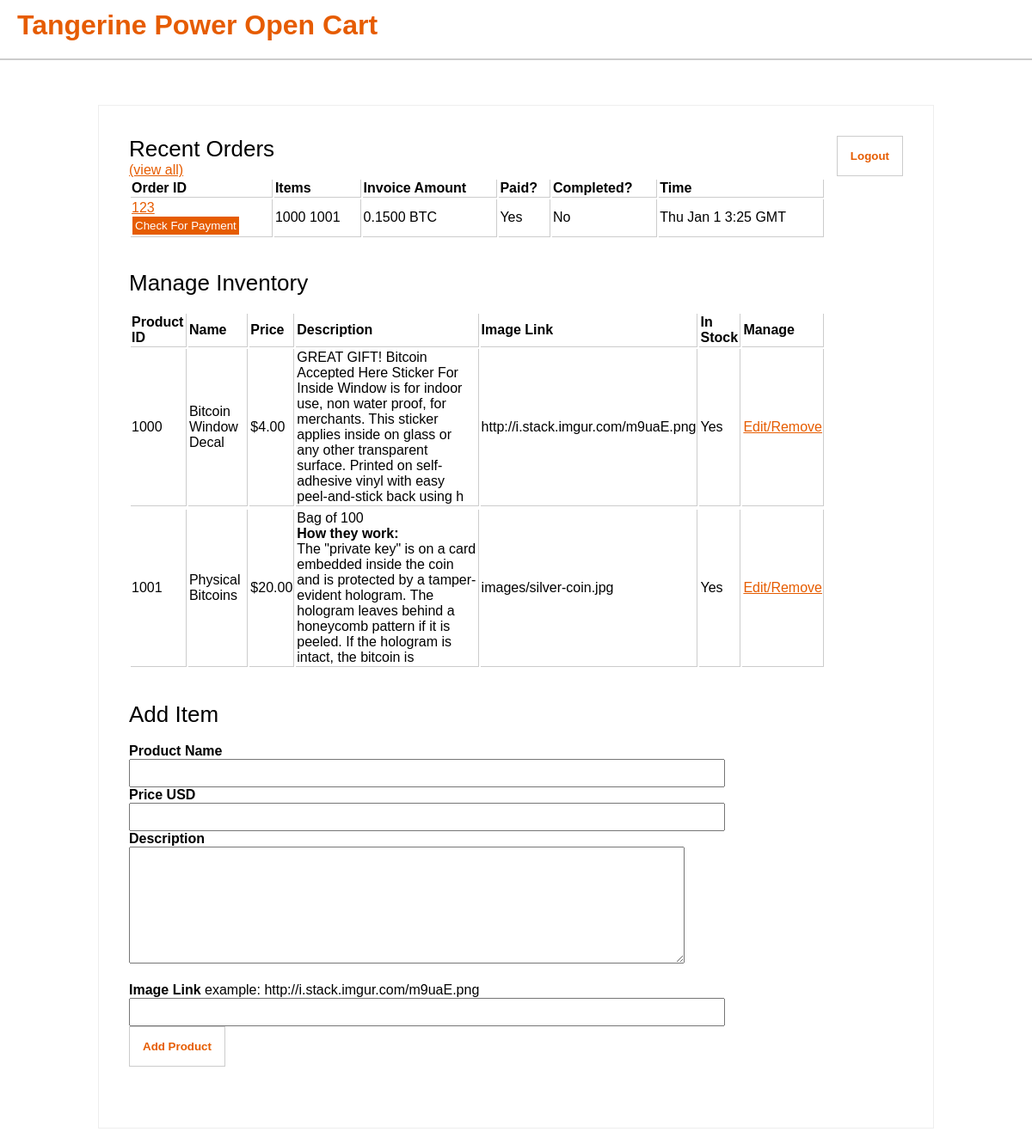
/admin.php (signed in), run on the app's committed database.
### tables this page shows
CREATE TABLE IF NOT EXISTS `orders` (
  `orderid` varchar(50) NOT NULL,
  `time` int(100) NOT NULL,
  `name` varchar(50) NOT NULL,
  `address` varchar(100) NOT NULL,
  `address2` varchar(100) NOT NULL,
  `city` varchar(50) NOT NULL,
  `state` varchar(30) NOT NULL,
  `zip` varchar(15) NOT NULL,
  `country` varchar(50) NOT NULL,
  `email` varchar(100) NOT NULL,
  `cost` decimal(7,4) NOT NULL,
  `recd` int(11) NOT NULL,
  `payto` varchar(100) NOT NULL,
  `items` varchar(300) NOT NULL,
  `paid` int(1) NOT NULL,
  `complete` int(1) NOT NULL,
  PRIMARY KEY (`orderid`)
);

CREATE TABLE IF NOT EXISTS `products` (
  `id` int(50) NOT NULL AUTO_INCREMENT,
  `name` varchar(200) NOT NULL,
  `price` decimal(11,2) NOT NULL,
  `image` varchar(300) NOT NULL,
  `in_stock` int(1) NOT NULL DEFAULT '1',
  `isdigital` int(1) NOT NULL DEFAULT '0',
  `description` mediumtext NOT NULL,
  PRIMARY KEY (`id`)
);

### config.php (called while the page is built, shortened)
<?php
$storeName = "Tangerine Power Open Cart";
?>

### admin.php (the view, shortened to what this page needs)
<?php
require_once('config.php');
mysqli_set_charset($conn,"utf8");
?>
<!DOCTYPE html>
<html>
<head>
<link rel="stylesheet" type="text/css" href="style.css">
</head>
<body>
<h1><?php echo $storeName; ?></h1>
<div id="viewCart">
<form method="post"><input type="submit" id="logout" name="logout" value="Logout"></form>
  <span id="viewTitle">Recent Orders</span><a href="orders.php">(view all)</a><br>
     <table class="productTable">
	 <tr>
	    <td class="tableHeader">Order ID</td>
		<td class="tableHeader">Items</td>
		<td class="tableHeader">Invoice Amount</td>
		<td class="tableHeader">Paid?</td>
		<td class="tableHeader">Completed?</td>
        <td class="tableHeader">Time</td>
	 </tr>
	 <?php
	 $queryOrders = "SELECT * FROM orders ORDER BY time DESC LIMIT 10";
	 $doOrders = mysqli_query($conn, $queryOrders) or die(mysqli_error($conn));
	 while($loopOrders = mysqli_fetch_assoc($doOrders))
	 {
	 echo "<tr>";
	 echo "<td><a href='order.php?id=".$loopOrders['orderid']."'>".$loopOrders['orderid']."</a><form method='post'><input class='checkPmt' type='submit' value='Check For Payment' name='".$loopOrders['orderid']."'></form></td>";
	 echo "<td>".$loopOrders['items']."</td>";
	 echo "<td>".$loopOrders['cost']." BTC</td>";
	 if($loopOrders['paid'] == 1){ $loopPaid = "Yes"; } else { $loopPaid = "No"; }
	 echo "<td>".$loopPaid."</td>";
	 if($loopOrders['complete'] == 1){ $loopComplete = "Yes"; } else { $loopComplete = "No"; }
	 echo "<td>".$loopComplete."</td>";
     echo "<td>".gmdate("D M j G:i T", $loopOrders['time'])."</td>";
	 echo "</tr>";
	 }
	 ?>
	 </table><br><br>
  <span id="viewTitle">Manage Inventory</span><br>
     <table class="productTable">
	 <tr>
	    <td class="tableHeader">Product ID</td>
		<td class="tableHeader">Name</td>
		<td class="tableHeader">Price</td>
		<td class="tableHeader">Description</td>
		<td class="tableHeader">Image Link</td>
		<td class="tableHeader">In Stock</td>
		<td class="tableHeader">Manage</td>
	 </tr>
	 <?php
	 $queryProducts = "SELECT * FROM products ORDER BY id ASC";
	 $doProducts = mysqli_query($conn, $queryProducts) or die(mysqli_error($conn));
	 while($loopProducts = mysqli_fetch_assoc($doProducts))
	 {
	 echo "<tr>";
	 echo "<td>".$loopProducts['id']."</td>";
	 echo "<td>".$loopProducts['name']."</td>";
	 echo "<td>$".$loopProducts['price']."</td>";
	 echo "<td>".substr($loopProducts['description'], 0, 250)."</td>";
	 echo "<td>".$loopProducts['image']."</td>";
	 if($loopProducts['in_stock'] == 1){ $loopStock = "Yes"; } else { $loopStock = "No"; }
	 echo "<td>".$loopStock."</td>";
	 echo "<td><a href='product.php?item=".$loopProducts['id']."'>Edit/Remove</a></td>";
	 echo "<tr>";
	 }
	 ?>
	 </table>
     <br><br>
	  <span id="viewTitle">Add Item</span><br>
	  <b>Product Name</b><br>
	  <form method="post">
	  <input type="text" class="text" name="pname"><br>
	  <b>Price USD</b><br>
	  <input type="text" class="text" name="price"><br>
	  <b>Description</b><br>
	  <textarea class="inputArea" name="description"></textarea><br><br>
	  <b>Image Link</b> example: http://i.stack.imgur.com/m9uaE.png<br>
	  <input type="text" class="text" name="image"><br>
	  <input type="submit" id="add" name="add" value="Add Product">
	  </form>
	  <br><br>
</div>
<br>
</body>
</html>

### style.css (style rules this page uses)
html, body { margin: 0; padding: 0; font-family: "Calibri", Arial, sans-serif; }
a { color: #e65c00; }
h1 { font-family: "Calibri", Arial, sans-serif; background-color: #fff; color: #e65c00; padding: 20px; border-bottom: 2px solid #ccc; position: relative; top: -30px; }
#viewCart { position: relative; margin-left: auto; margin-right: auto; border: 1px solid #eee; padding: 35px; width: 75%; }
#viewCart input.text { width: 75%; padding: 7px; }
#viewTitle { font-size: 26px; color: #000; display: block; }
.checkPmt { padding: 3px; background-color: #e65c00; color: #fff; float: leftt; border: 1px solid #fff; font-weight: strong; }
.tableHeader { font-weight: bold; }
.productTable { width: 90%; }
.productTable td { max-width: 30%; border-bottom: 1px solid #ccc; border-right: 1px solid #ccc; }
.inputArea { height: 120px; width: 70%; padding: 7px; }
#logout { position: relative; float: right; padding: 15px; background-color: #fff; border: 1px solid #ccc; color: #e65c00; font-weight: bold; }
#add { position: relative; padding: 15px; background-color: #fff; border: 1px solid #ccc; color: #e65c00; font-weight: bold; }

### data on the page
orders: orderid "123", items "1000 1001", cost "0.1500", paid "Yes", complete "No", time "Thu Jan 1 3:25 GMT"
products: id "1000", name "Bitcoin Window Decal", price "4.00", description "GREAT GIFT! Bitcoin Accepted Here Sticker For Inside Window is for indoor use, non water proof, for merchants. This sticker applies inside on glass or any other transparent surface. Printed on self-adhesive vinyl with easy peel-and-stick back using h", image "http://i.stack.imgur.com/m9uaE.png", in_stock "Yes"
products: id "1001", name "Physical Bitcoins", price "20.00", description "Bag of 100 How they work: The \"private key\" is on a card embedded inside the coin and is protected by a tamper-evident hologram. The hologram leaves behind a honeycomb pattern if it is peeled. If the hologram is intact, the bitcoin is", image "images/silver-coin.jpg", in_stock "Yes"

### other printed values
$storeName "Tangerine Power Open Cart"
